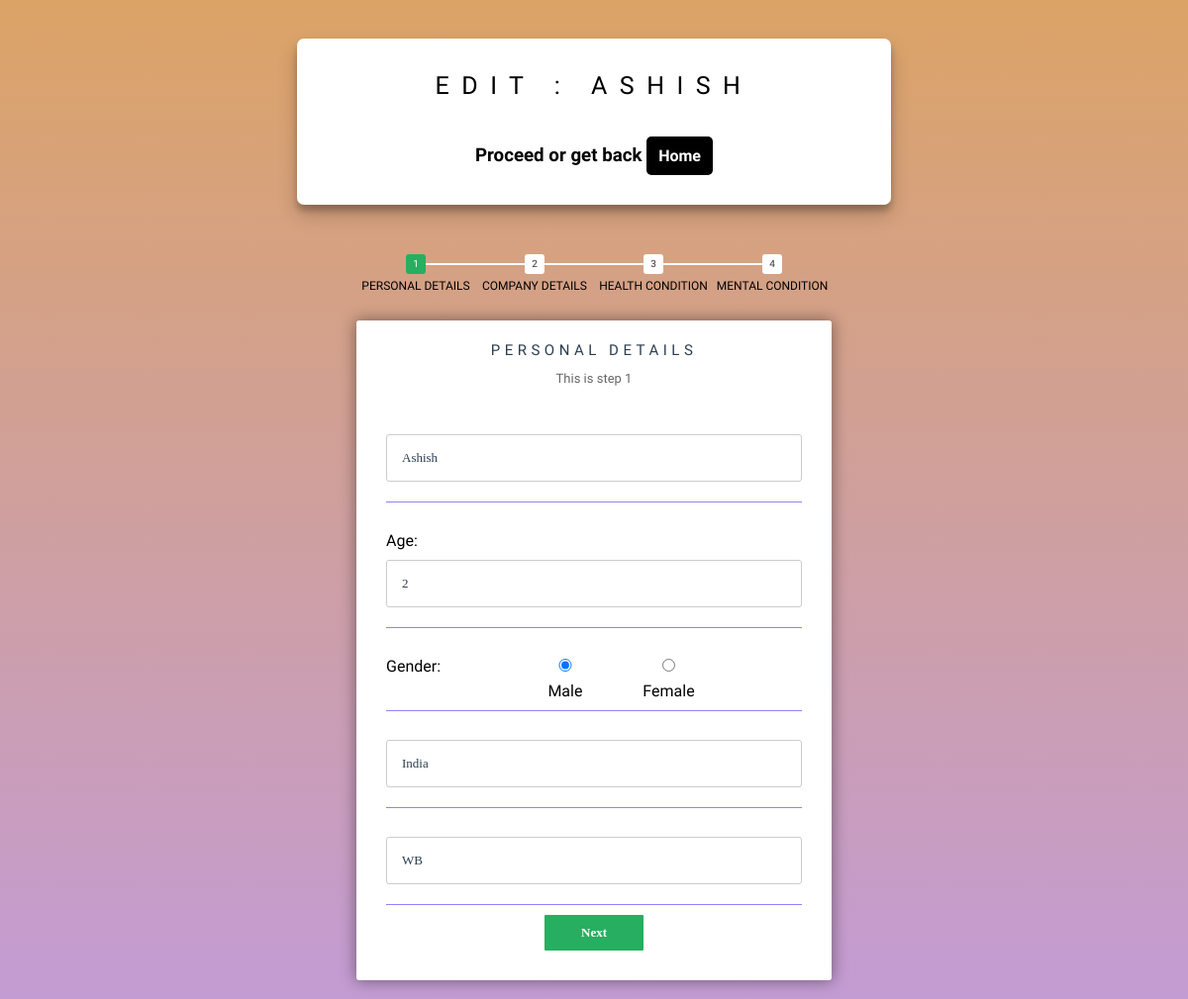
Screenshot of /medical/edit/1/ with the database file from the repository.
### medical/models.py (models this page shows, shortened)
class Details(models.Model):
    GENDER_CHOICES = (
        ('M', 'Male'),
        ('F', 'Female')
    )
    OPTIONS = (
        ('yes', 'Yes'),
        ('no', 'No'),
        ('dont_know', 'Don\'t Know'),
        ('maybe', 'Maybe')
    )
    WORK = (
        ('often', 'Often'),
        ('rarely', 'Rarely'),
        ('sometimes', 'Sometimes'),
        ('never', 'Never')
    )
    DIFFICULTY = (
        ('somewhat_easy', 'Somewhat easy'),
        ('somewhat difficult', 'Somewhat difficult'),
        ('dont_know', 'Don\'t Know'),
        ('very_easy', 'Very Easy')
    )
    BOOLEAN_CHOICE = (
        ('yes', 'yes'),
        ('no', 'no')
    )
    name = models.CharField(max_length=25)
    age = models.IntegerField(default=0)
    gender = models.CharField(choices=GENDER_CHOICES, max_length=25)
    country = models.CharField(default='', max_length=25)
    state = models.CharField(default='', max_length=25)
    self_employment = models.CharField(choices=BOOLEAN_CHOICE, max_length=10)
    family_history = models.CharField(choices=BOOLEAN_CHOICE, max_length=10)
    work_interfere = models.CharField(default='', max_length=25, choices=WORK)
    no_of_employee = models.IntegerField(default=0)
    remote_work = models.CharField(choices=BOOLEAN_CHOICE, max_length=10)
    tech_company = models.CharField(choices=BOOLEAN_CHOICE, max_length=10)
    benefits = models.CharField(choices=OPTIONS, max_length=25)
    wellness = models.CharField(choices=OPTIONS, max_length=25)
    seek_help = models.CharField(choices=OPTIONS, max_length=25)
    anonymity = models.CharField(choices=OPTIONS, max_length=25)
    leave = models.CharField(choices=DIFFICULTY, max_length=25)
    mental_health_consequence = models.CharField(choices=OPTIONS, max_length=25)
    phys_health_consequence = models.CharField(choices=OPTIONS, max_length=25)
    mental_health_interview = models.CharField(choices=OPTIONS, max_length=25)
    phys_health_interview = models.CharField(choices=OPTIONS, max_length=25)
    mental_vs_physical = models.CharField(choices=OPTIONS, max_length=25)
    obs_consequence = models.CharField(choices=BOOLEAN_CHOICE, max_length=10)
    treatment_required = models.CharField(default='', max_length=5)
    created = models.DateTimeField(auto_now_add=True)
    updated = models.DateTimeField(auto_now=True)
    class Meta:
        verbose_name_plural = 'Details'

### medical/views.py (the view)
# urls.py: path('edit/<int:acc_id>/', views.edit, name='edit_form'),
def edit(request, acc_id):
    f = get_object_or_404(Details, pk=acc_id)
    form = DetailsForm(request.POST or None, instance=f)
    if request.method == 'POST':
        if form.is_valid():
            form.save()
            return redirect(reverse('medical:dashboard', args=(f.id,)))
    context_dict={'form': form, 'user' : f}
    return render(request, 'medical/new_entry.html', context=context_dict)

### templates/medical/new_entry.html (shortened to what this page needs)
<!DOCTYPE html>
{% load staticfiles %}
<html lang="en" >
<head>
  <link rel="stylesheet" href="https://cdnjs.cloudflare.com/ajax/libs/meyer-reset/2.0/reset.min.css">
  <link rel="stylesheet" href="https://use.fontawesome.com/releases/v5.8.2/css/all.css">
  <link rel="stylesheet" href="{% static 'css/style.css' %}">
</head>
<body>
<div class="headPanel shadow">
    {% url 'medical:new_entry' as my_url %}
            {% if  request.path ==  my_url %}
                    <h1 class="section-title">ARE YOU ALRIGHT?</h1><br>
            {% else %}
                <h1 class="section-title">edit : {{ user.name }}</h1><br>
            {% endif %}
  <h3>Proceed or get back  <a style="background-color: black;
  border: none;
  border-radius: 5px;
  color: white;
  padding: 10px 12px;
  text-align: center;
  text-decoration: none;
  display: inline-block;
  font-size: 16px;" href="{% url 'medical:index' %}">Home</a></h3>
</div>
  <ul id="progressbar">
    <li class="active">Personal Details</li>
    <li>Company Details</li>
    <li>Health Condition</li>
    <li>Mental Condition</li>
  </ul>
<form id="msform" method="post" action="{% url 'medical:new_entry' %}">
  <fieldset>
    <h2 class="fs-title font-alt1">personal details</h2>
    <h3 class="fs-subtitle">This is step 1</h3>
        <div class="fieldWrapper">
            {{ form.name }}
        </div>
      <div class="fieldWrapper">
          <p>Age:</p>
            {{ form.age }}
        </div>
      <div class="fieldWrapper">
          <p>Gender:</p>
            {{ form.gender }}
        </div>
      <div class="fieldWrapper">
            {{ form.country }}
        </div>
      <div class="fieldWrapper">
            {{ form.state }}
        </div>
    <input type="button" name="next" class="next action-button" value="Next" />
  </fieldset>
          {% url 'medical:new_entry' as my_url %}
</form>
</body>
</html>

### static/css/style.css (style rules this page uses)
.shadow { box-shadow: 0 10px 20px rgba(0,0,0,0.19), 0 6px 6px rgba(0,0,0,0.23); }
.section-title { font-family:"Dosis"; margin-bottom: 15px; font-size: 25px; font-weight: 400; text-transform: uppercase; text-align: center; letter-spacing: 0.5em; line-height: 1.4; }
.font-alt1 { font-family:"Dosis"; text-transform: uppercase; letter-spacing: 0.3em; line-height: 1.4; font-weight: 400; }
* { margin: 0; padding: 0; }
html { height: 100%; overflow-y:hidden; background: linear-gradient(rgba(196, 102, 0, 0.6), rgba(155, 89, 182, 0.6)); }
.headPanel { max-width:50%; text-align:center; margin: auto; margin-top: 20px; background: white; padding: 30px 0; color: black; border-radius: 7px; }
body { font-family: Dosis; }
#msform { width: 600px; margin: -60px auto; text-align: center; position: relative; }
#msform fieldset { background: white; border: 0 none; border-radius: 3px; box-shadow: 0 0 15px 1px rgba(0, 0, 0, 0.4); padding: 20px 30px; box-sizing: border-box; width: 80%; margin: 0 10%; position: relative; }
#msform input, #msform textarea { padding: 15px; border: 1px solid #ccc; border-radius: 3px; margin-bottom: 10px; width: 100%; box-sizing: border-box; font-family: montserrat; color: #2C3E50; font-size: 13px; }
#msform .action-button { width: 100px; background: #27AE60; font-weight: bold; color: white; border: 0 none; border-radius: 1px; cursor: pointer; padding: 10px 5px; margin: 10px 5px; }
.fs-title { font-size: 15px; text-transform: uppercase; color: #2C3E50; margin-bottom: 10px; }
.fs-subtitle { font-weight: normal; font-size: 13px; color: #666; margin-bottom: 20px; }
#progressbar { overflow: hidden; counter-reset: step; width: 40%; margin: 50px auto; }
#progressbar li { list-style-type: none; color: white; text-transform: uppercase; text-align:center; font-size: 12px; width: 25%; float: left; position: relative; color: black; }
#progressbar li:before { content: counter(step); counter-increment: step; width: 20px; line-height: 20px; display: block; font-size: 10px; color: #333; background: white; border-radius: 3px; margin: 0 auto 5px auto; }
#progressbar li:after { content: ''; width: 100%; height: 2px; background: white; position: absolute; left: -50%; top: 9px; z-index: -1; }
#progressbar li:first-child:after { content: none; }
#progressbar li.active:before, #progressbar li.active:after { background: #27AE60; color: white; }
#id_gender li { display: inline-block; }
label input { display: inline-block !important; }
.fieldWrapper ul li { display: inline-block !important; }
.fieldWrapper p { float: left; padding-bottom: 10px; }
.fieldWrapper li { margin:0 20px; }
.fieldWrapper p, .fieldWrapper input[type="checkbox"] { display: inline-block; }
fieldset .fieldWrapper { padding:10px 0; border-bottom: 0.2px solid rgba(45, 0, 255, .5) }

### rows the page displays
Details: name "ASHISH", name "Ashish", age "2", gender "☑ Male ☐ Female", country "India", state "WB"
